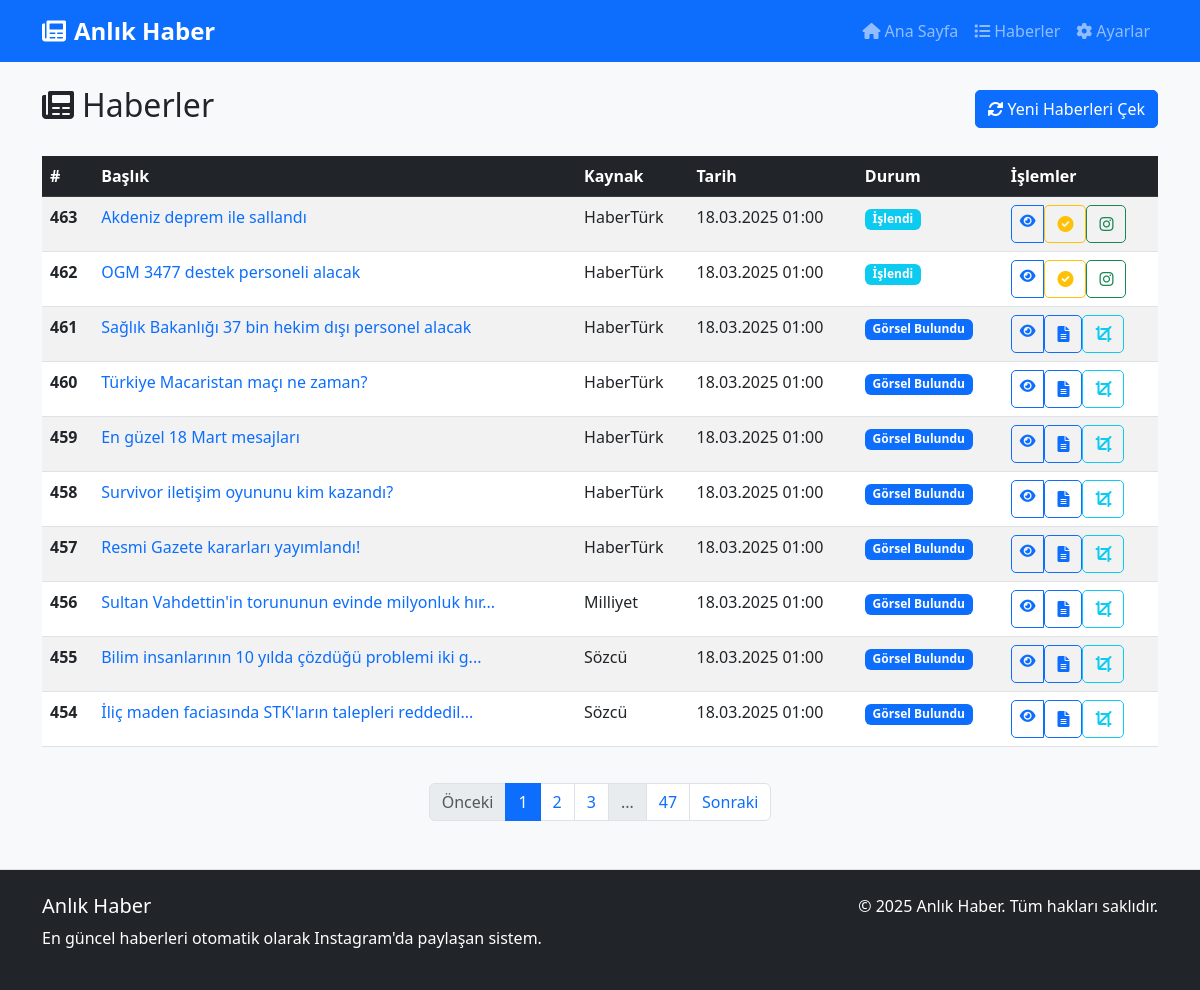
The app's page /haber/listesi, older data.
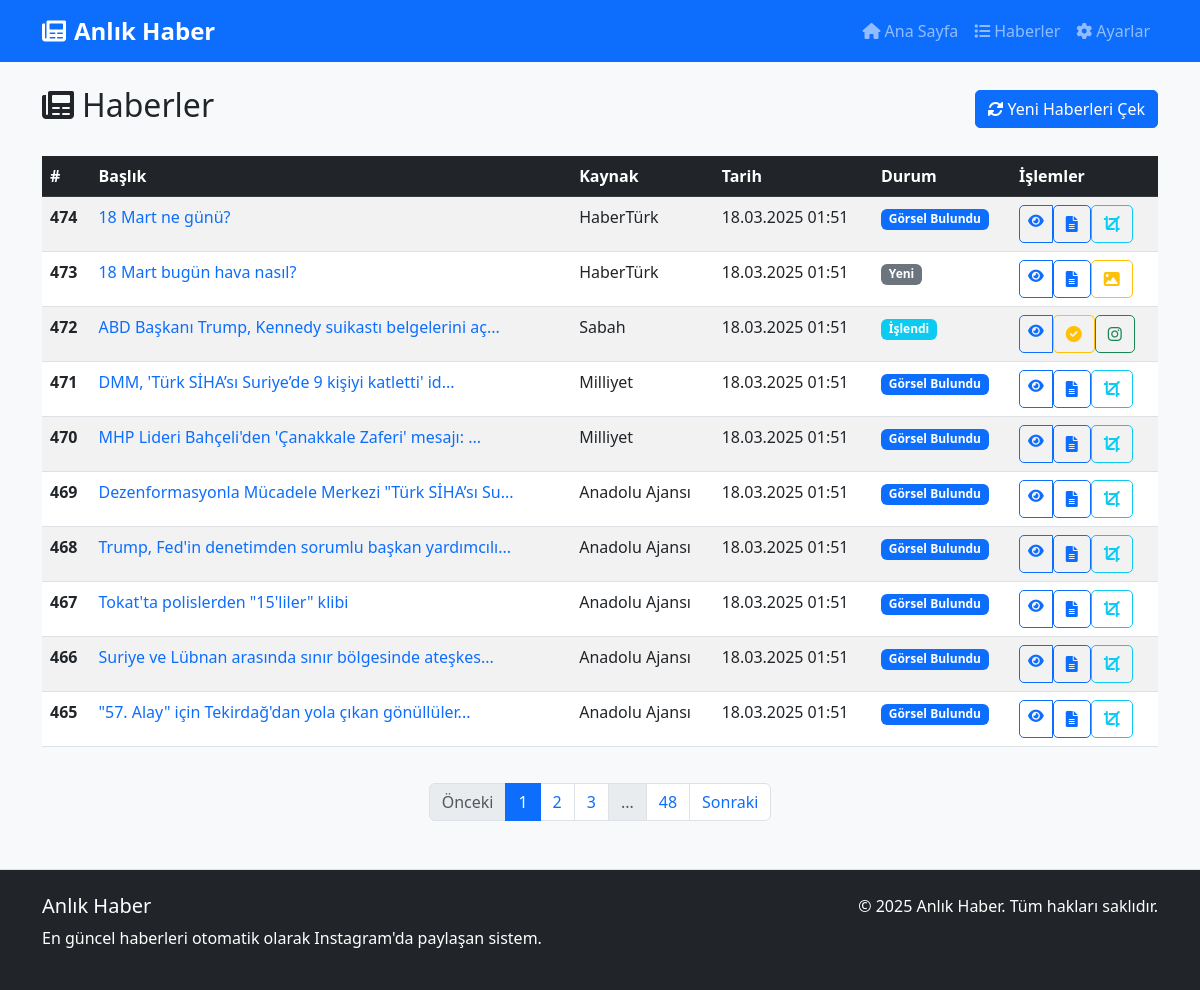
The same page, newer data.
### models.py (models this page shows, shortened)
class Haber(db.Model):
    id = db.Column(db.Integer, primary_key=True)
    baslik = db.Column(db.String(255), nullable=False)
    icerik = db.Column(db.Text, nullable=False)
    ozet = db.Column(db.Text, nullable=True)
    kaynak = db.Column(db.String(100), nullable=False)
    url = db.Column(db.String(500), nullable=False, unique=True)
    gorsel_url = db.Column(db.String(500), nullable=True)
    islenmis_gorsel_path = db.Column(db.String(500), nullable=True)
    orijinal_gorsel_path = db.Column(db.String(500), nullable=True)
    paylasildi = db.Column(db.Boolean, default=False)
    paylasima_hazir = db.Column(db.Boolean, default=False)
    paylasilma_zamani = db.Column(db.DateTime, nullable=True)
    instagram_post_id = db.Column(db.String(100), nullable=True)
    olusturulma_zamani = db.Column(db.DateTime, default=datetime.now)

### routes/haber_routes.py (the view)
@haber_bp.route('/listesi')
def haberler_listesi():
    page = request.args.get('page', 1, type=int)
    per_page = 10
    haberler = Haber.query.order_by(Haber.olusturulma_zamani.desc()).paginate(page=page, per_page=per_page)
    return render_template('haberler.html', haberler=haberler, now=datetime.now())

### templates/haberler.html (shortened to what the changed rows need)
{% extends 'base.html' %}
{% block content %}
<div class="d-flex justify-content-between align-items-center mb-4">
    <h2><i class="fas fa-newspaper me-2"></i>Haberler</h2>
</div>
{% if haberler.items %}
    <div class="table-responsive">
        <table class="table table-hover table-striped">
            <thead class="table-dark">
                <tr>
                    <th scope="col">#</th>
                    <th scope="col">Başlık</th>
                    <th scope="col">Kaynak</th>
                    <th scope="col">Tarih</th>
                    <th scope="col">Durum</th>
                    <th scope="col">İşlemler</th>
                </tr>
            </thead>
            <tbody>
                {% for haber in haberler.items %}
                    <tr>
                        <th scope="row">{{ haber.id }}</th>
                        <td>
                            <a href="{{ url_for('haber_detay', haber_id=haber.id) }}" class="text-decoration-none">
                                {{ haber.baslik[:50] }}{% if haber.baslik|length > 50 %}...{% endif %}
                            </a>
                        </td>
                        <td>{{ haber.kaynak }}</td>
                        <td>{{ haber.olusturulma_zamani.strftime('%d.%m.%Y %H:%M') }}</td>
                        <td>
                            {% if haber.paylasildi %}
                                <span class="badge bg-success">Paylaşıldı</span>
                            {% elif haber.paylasima_hazir %}
                                <span class="badge bg-warning">Paylaşıma Hazır</span>
                            {% elif haber.islenmis_gorsel_path %}
                                <span class="badge bg-info">İşlendi</span>
                            {% elif haber.gorsel_url %}
                                <span class="badge bg-primary">Görsel Bulundu</span>
                            {% elif haber.ozet %}
                                <span class="badge bg-primary">Özetlendi</span>
                            {% else %}
                                <span class="badge bg-secondary">Yeni</span>
                            {% endif %}
                        </td>
                        <td>
                            <div class="btn-group btn-group-sm" role="group">
                                <a href="{{ url_for('haber_detay', haber_id=haber.id) }}" class="btn btn-outline-primary" title="Detay">
                                    <i class="fas fa-eye"></i>
                                </a>
                                {% if not haber.ozet %}
                                    <form action="{{ url_for('ozetsiz_haberleri_ozetle_route') }}" method="post" class="d-inline">
                                        <button type="submit" class="btn btn-outline-primary" title="Özetle">
                                            <i class="fas fa-file-alt"></i>
                                        </button>
                                    </form>
                                {% endif %}
                                {% if not haber.gorsel_url %}
                                    <form action="{{ url_for('haber_gorsel_bul', haber_id=haber.id) }}" method="post" class="d-inline">
                                        <button type="submit" class="btn btn-outline-warning" title="Görsel Bul">
                                            <i class="fas fa-image"></i>
                                        </button>
                                    </form>
                                {% endif %}
                                {% if haber.gorsel_url and not haber.islenmis_gorsel_path %}
                                    <form action="{{ url_for('haber_gorselini_isle', haber_id=haber.id) }}" method="post" class="d-inline">
                                        <button type="submit" class="btn btn-outline-info" title="Görseli İşle">
                                            <i class="fas fa-crop"></i>
                                        </button>
                                    </form>
                                {% endif %}
                                {% if haber.islenmis_gorsel_path and haber.ozet and not haber.paylasima_hazir and not haber.paylasildi %}
                                    <form action="{{ url_for('haber_paylasima_hazirla', haber_id=haber.id) }}" method="post" class="d-inline">
                                        <button type="submit" class="btn btn-outline-warning" title="Paylaşıma Hazırla">
                                            <i class="fas fa-check-circle"></i>
                                        </button>
                                    </form>
                                {% endif %}
                                {% if haber.islenmis_gorsel_path and not haber.paylasildi %}
                                    <form action="{{ url_for('haber_paylas', haber_id=haber.id) }}" method="post" class="d-inline">
                                        <button type="submit" class="btn btn-outline-success" title="Instagram'da Paylaş">
                                            <i class="fab fa-instagram"></i>
                                        </button>
                                    </form>
                                {% endif %}
                            </div>
                        </td>
                    </tr>
                {% endfor %}
            </tbody>
        </table>
    </div>
    <nav aria-label="Sayfalama">
        <ul class="pagination justify-content-center">
            {% for page_num in haberler.iter_pages(left_edge=1, right_edge=1, left_current=2, right_current=2) %}
                {% if page_num %}
                    {% if page_num == haberler.page %}
                        <li class="page-item active">
                            <span class="page-link">{{ page_num }}</span>
                        </li>
                    {% else %}
                        <li class="page-item">
                            <a class="page-link" href="{{ url_for('haberler', page=page_num) }}">{{ page_num }}</a>
                        </li>
                    {% endif %}
                {% else %}
                    <li class="page-item disabled">
                        <span class="page-link">...</span>
                    </li>
                {% endif %}
            {% endfor %}
        </ul>
    </nav>
{% else %}
    <div class="alert alert-info">
        <i class="fas fa-info-circle me-2"></i>Henüz hiç haber bulunmuyor. "Yeni Haberleri Çek" butonuna tıklayarak haberleri çekmeye başlayabilirsiniz.
    </div>
{% endif %}
{% endblock %}

Row changes from the older to the newer data that the page shows:
no longer on this page (row unchanged): Haber: id "463", baslik "Akdeniz deprem ile sallandı", kaynak "HaberTürk", olusturulma_zamani "18.03.2025 01:00", paylasildi "İşlendi"
no longer on this page (row unchanged): Haber: id "462", baslik "OGM 3477 destek personeli alacak", kaynak "HaberTürk", olusturulma_zamani "18.03.2025 01:00", paylasildi "İşlendi"
no longer on this page (row unchanged): Haber: id "461", baslik "Sağlık Bakanlığı 37 bin hekim dışı personel alacak", kaynak "HaberTürk", olusturulma_zamani "18.03.2025 01:00", paylasildi "Görsel Bulundu"
no longer on this page (row unchanged): Haber: id "460", baslik "Türkiye Macaristan maçı ne zaman?", kaynak "HaberTürk", olusturulma_zamani "18.03.2025 01:00", paylasildi "Görsel Bulundu"
no longer on this page (row unchanged): Haber: id "459", baslik "En güzel 18 Mart mesajları", kaynak "HaberTürk", olusturulma_zamani "18.03.2025 01:00", paylasildi "Görsel Bulundu"
no longer on this page (row unchanged): Haber: id "458", baslik "Survivor iletişim oyununu kim kazandı?", kaynak "HaberTürk", olusturulma_zamani "18.03.2025 01:00", paylasildi "Görsel Bulundu"
no longer on this page (row unchanged): Haber: id "457", baslik "Resmi Gazete kararları yayımlandı!", kaynak "HaberTürk", olusturulma_zamani "18.03.2025 01:00", paylasildi "Görsel Bulundu"
no longer on this page (row unchanged): Haber: id "456", baslik "Sultan Vahdettin'in torununun evinde milyonluk hır", kaynak "Milliyet", olusturulma_zamani "18.03.2025 01:00", paylasildi "Görsel Bulundu"
no longer on this page (row unchanged): Haber: id "455", baslik "Bilim insanlarının 10 yılda çözdüğü problemi iki g", kaynak "Sözcü", olusturulma_zamani "18.03.2025 01:00", paylasildi "Görsel Bulundu"
no longer on this page (row unchanged): Haber: id "454", baslik "İliç maden faciasında STK'ların talepleri reddedil", kaynak "Sözcü", olusturulma_zamani "18.03.2025 01:00", paylasildi "Görsel Bulundu"
added Haber: id "474", baslik "18 Mart ne günü?", kaynak "HaberTürk", olusturulma_zamani "18.03.2025 01:51", paylasildi "Görsel Bulundu"
added Haber: id "473", baslik "18 Mart bugün hava nasıl?", kaynak "HaberTürk", olusturulma_zamani "18.03.2025 01:51", paylasildi "Yeni"
added Haber: id "472", baslik "ABD Başkanı Trump, Kennedy suikastı belgelerini aç", kaynak "Sabah", olusturulma_zamani "18.03.2025 01:51", paylasildi "İşlendi"
added Haber: id "471", baslik "DMM, 'Türk SİHA’sı Suriye’de 9 kişiyi katletti' id", kaynak "Milliyet", olusturulma_zamani "18.03.2025 01:51", paylasildi "Görsel Bulundu"
added Haber: id "470", baslik "MHP Lideri Bahçeli'den 'Çanakkale Zaferi' mesajı:", kaynak "Milliyet", olusturulma_zamani "18.03.2025 01:51", paylasildi "Görsel Bulundu"
added Haber: id "469", baslik "Dezenformasyonla Mücadele Merkezi \"Türk SİHA’sı Su", kaynak "Anadolu Ajansı", olusturulma_zamani "18.03.2025 01:51", paylasildi "Görsel Bulundu"
added Haber: id "468", baslik "Trump, Fed'in denetimden sorumlu başkan yardımcılı", kaynak "Anadolu Ajansı", olusturulma_zamani "18.03.2025 01:51", paylasildi "Görsel Bulundu"
added Haber: id "467", baslik "Tokat'ta polislerden \"15'liler\" klibi", kaynak "Anadolu Ajansı", olusturulma_zamani "18.03.2025 01:51", paylasildi "Görsel Bulundu"
added Haber: id "466", baslik "Suriye ve Lübnan arasında sınır bölgesinde ateşkes", kaynak "Anadolu Ajansı", olusturulma_zamani "18.03.2025 01:51", paylasildi "Görsel Bulundu"
added Haber: id "465", baslik "\"57. Alay\" için Tekirdağ'dan yola çıkan gönüllüler", kaynak "Anadolu Ajansı", olusturulma_zamani "18.03.2025 01:51", paylasildi "Görsel Bulundu"
Text that changed along with them:
new list line: "48"
list line gone: "47"
